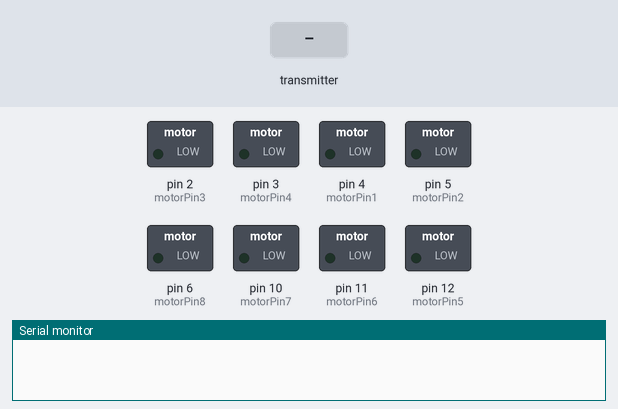
Bench run of a sketch on a simulated Arduino Uno, built with avr-gcc and run on an emulated ATmega328P. Parts: switched loads named in the sketch (green lamp = pin HIGH), the last lines printed to the serial monitor. The test bench sets the inputs (shaded band). No radio packets arrive unless stated.

Above: at 2.2 s.
2.3 s: the transmitter starts sending yVal = 256
At 3.5 s:
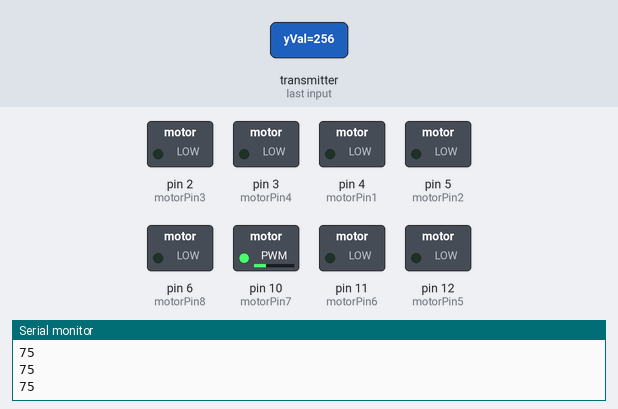
3.8 s: the transmitter starts sending fPot = 1023
At 4.8 s:
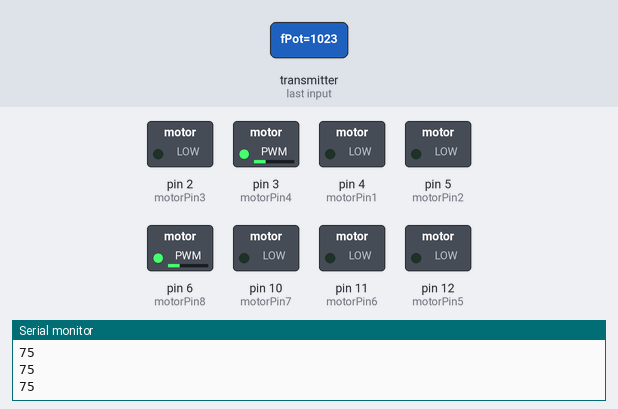
5.3 s: the transmitter starts sending xVal = 256
At 6.0 s:
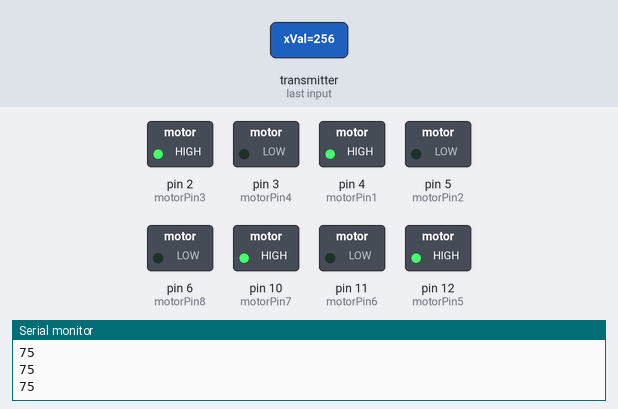
6.8 s: the transmitter starts sending fPot = 256
At 7.1 s:
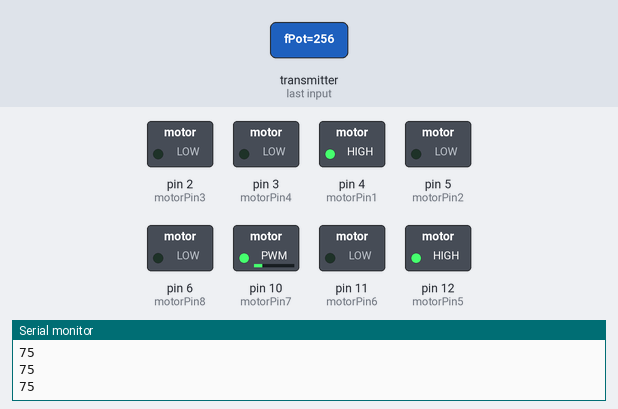
8.3 s: the transmitter starts sending yVal = 0
At 9.4 s:
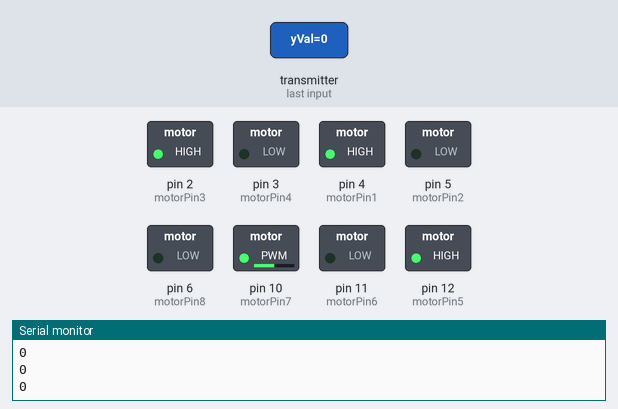
9.8 s: the transmitter starts sending yVal = 512
At 10.6 s:
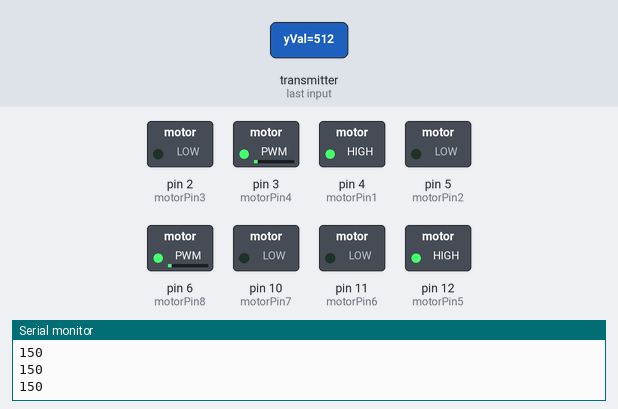
Timing chart, 0 to 12.3 s (numbered marks = the images above; inputs shaded):
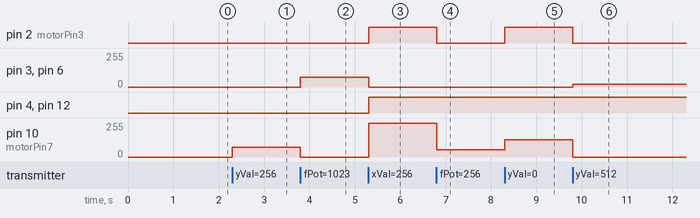

The sketch:

Phoenix_NSU_Bot01.ino
```cpp
#include <SPI.h>
#include "RF24.h"

RF24 myRadio (7, 8);

struct coords
{
  int xVal;
  int yVal;
  int fPot;
} joyStick;

int forward;
int rotate;

//transmission address
byte addresses[][6] = {"0"};

//motorpins
const int motorPin1 = 4,motorPin2 = 5;        //right motor
const int motorPin3 = 2,motorPin4 = 3;       //left motor

const int motorPin5 = 12,motorPin6 = 11;        //right motor
const int motorPin7 = 10,motorPin8 = 6;       //left motor

void setup()
{
  Serial.begin(115200);
  delay(1000);


   //initialize motor pins
  pinMode(motorPin1, OUTPUT);
  pinMode(motorPin2, OUTPUT);
  pinMode(motorPin3, OUTPUT);
  pinMode(motorPin4, OUTPUT);
  pinMode(motorPin5, OUTPUT);
  pinMode(motorPin6, OUTPUT);
  pinMode(motorPin7, OUTPUT);
  pinMode(motorPin8, OUTPUT);

  //transmission setup
  myRadio.begin();
  myRadio.setChannel(115);
  myRadio.setPALevel(RF24_PA_MAX);
  myRadio.setDataRate( RF24_250KBPS ) ;
  myRadio.openReadingPipe(1, addresses[0]);
  myRadio.startListening();
}


void loop()
{ rotate = 0;

  if ( myRadio.available())
  {
    while (myRadio.available())
    {
      myRadio.read( &joyStick, sizeof(joyStick) );
    }

  if(joyStick.xVal < 200 && joyStick.xVal > -200) joyStick.xVal = 0;
  if(joyStick.yVal < 200 && joyStick.yVal > -200) joyStick.yVal = 0;
    forward = map(joyStick.xVal, -512, 511, -joyStick.fPot, joyStick.fPot);
    rotate = map(joyStick.yVal, -512, 511, -150, 150);

    if(forward > 0)
    {
    if(joyStick.yVal < 0)
    motor(forward, forward + rotate);
    else
    motor(forward - rotate, forward);
    }
    else
    {
      if(joyStick.yVal < 0)
      motor(forward, forward - rotate);
      else
      motor(forward + rotate, forward);
    }


  Serial.print(rotate);
  Serial.print("\n");
    /*
    Serial.print("\nPackage:");
    Serial.print(data.id);
    Serial.print("\n");
    Serial.println(data.temperature);
    Serial.println(data.text);
    */
  }

}


void motor(int left, int right)
{

  if(right>0)
  {
  analogWrite(motorPin1,right);
  analogWrite(motorPin2,0);
  analogWrite(motorPin5,right);
  analogWrite(motorPin6,0);
  }
  else
  {
    analogWrite(motorPin1,0);
    analogWrite(motorPin2,-right);
    analogWrite(motorPin5,0);
    analogWrite(motorPin6,-right);
  }

  if(left>0)
  {
  analogWrite(motorPin3,left);
  analogWrite(motorPin4,0);
   analogWrite(motorPin7,left);
  analogWrite(motorPin8,0);
  }
  else
  {
   analogWrite(motorPin3,0);
   analogWrite(motorPin4,-left);
   analogWrite(motorPin7,0);
   analogWrite(motorPin8,-left);
  }

 }
```

Measured:
- after the input at 2.3 s, pin 10 (motorPin7): 0/255 → 75/255 at once
- after the input at 3.8 s, pin 3 (motorPin4), pin 6 (motorPin8): 0/255 → 74/255 at once; pin 10 (motorPin7): 75/255 → 0/255 at once
- after the input at 5.3 s, pin 2 (motorPin3), pin 4 (motorPin1), pin 12 (motorPin5): LOW → HIGH at once; pin 3 (motorPin4), pin 6 (motorPin8): 74/255 → 0/255 at once; pin 10 (motorPin7): 0/255 → 255/255 at once
- after the input at 6.8 s, pin 2 (motorPin3): HIGH → LOW at once; pin 10 (motorPin7): 255/255 → 53/255 at once
- after the input at 8.3 s, pin 2 (motorPin3): LOW → HIGH at once; pin 10 (motorPin7): 53/255 → 128/255 at once
- after the input at 9.8 s, pin 2 (motorPin3): HIGH → LOW at once; pin 3 (motorPin4), pin 6 (motorPin8): 0/255 → 22/255 at once; pin 10 (motorPin7): 128/255 → 0/255 at once
